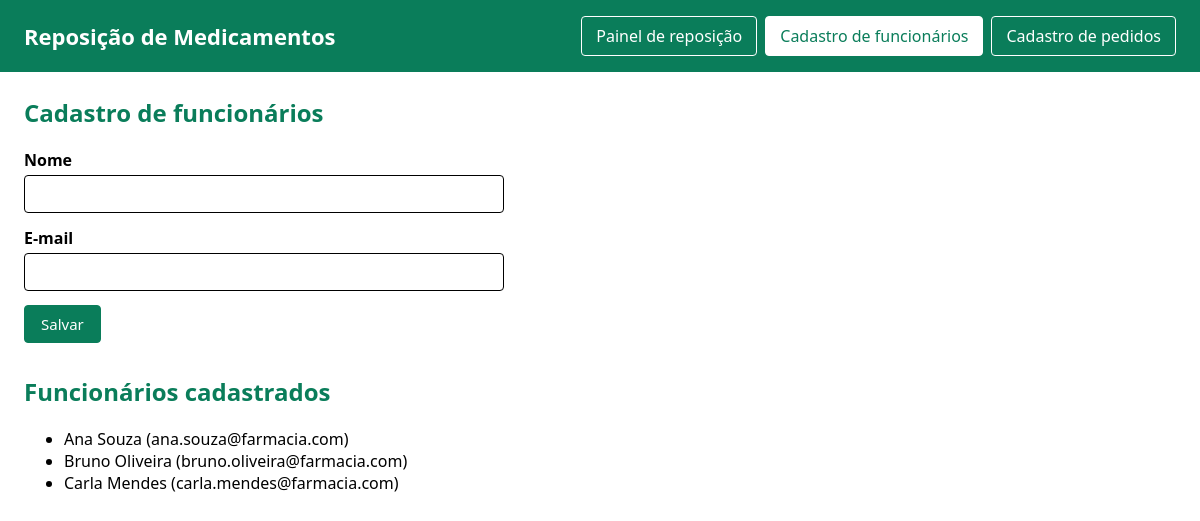
The app's page /code/funcionarios.php with its own data.
### tables this page shows
CREATE TABLE funcionario (
    id_funcionario INT          NOT NULL AUTO_INCREMENT,
    nome           VARCHAR(100) NOT NULL,
    email          VARCHAR(150) NOT NULL,
    CONSTRAINT pk_funcionario PRIMARY KEY (id_funcionario),
    CONSTRAINT uk_funcionario_email UNIQUE (email)
);

### code/includes/exibicao.php (called while the page is built, shortened)
<?php
function escaparHtml($texto)
{
    return htmlspecialchars((string) $texto, ENT_QUOTES, 'UTF-8');
}

### code/includes/funcionario.php (called while the page is built, shortened)
<?php
function listarFuncionariosPorNome(PDO $pdo)
{
    return $pdo->query('SELECT id_funcionario, nome, email FROM funcionario ORDER BY nome')->fetchAll();
}

### code/funcionarios.php (the view, shortened to what this page needs)
<?php
require 'includes/conexao.php';
require 'includes/exibicao.php';
require 'includes/funcionario.php';
$nome = '';
$email = '';
$funcionarios = listarFuncionariosPorNome($pdo);
require 'includes/cabecalho.php';
?>
<h2>Cadastro de funcionários</h2>
<form method="post" class="formulario">
    <label>
        Nome
        <input type="text" name="nome" maxlength="100" required value="<?= escaparHtml($nome) ?>">
    </label>
    <label>
        E-mail
        <input type="email" name="email" maxlength="150" required value="<?= escaparHtml($email) ?>">
    </label>
    <div>
        <button type="submit" class="botao">Salvar</button>
    </div>
</form>
<h2 style="margin-top: 32px;">Funcionários cadastrados</h2>
<?php if ($funcionarios): ?>
    <ul>
        <?php foreach ($funcionarios as $funcionario): ?>
            <li><?= escaparHtml($funcionario['nome']) ?> (<?= escaparHtml($funcionario['email']) ?>)</li>
        <?php endforeach; ?>
    </ul>
<?php else: ?>
    <p class="vazio">Nenhum funcionário cadastrado.</p>
<?php endif; ?>
<?php require 'includes/rodape.php'; ?>

### code/css/estilo.css (style rules this page uses)
:root { --branco: #FFFFFF; --verde: #0A7D5A; --preto: #000000; }
* { box-sizing: border-box; }
body { margin: 0; font-family: 'Segoe UI', sans-serif; background: var(--branco); color: var(--preto); }
h2 { color: var(--verde); margin-top: 0; }
.formulario { max-width: 480px; display: flex; flex-direction: column; gap: 14px; }
.formulario label { display: flex; flex-direction: column; gap: 4px; font-weight: 600; }
.formulario input, .formulario select { font-family: inherit; font-size: 15px; padding: 8px 10px; border: 1px solid var(--preto); border-radius: 4px; background: var(--branco); color: var(--preto); }
.botao { font-family: inherit; font-size: 15px; padding: 8px 16px; border: 1px solid var(--verde); border-radius: 4px; background: var(--verde); color: var(--branco); cursor: pointer; text-decoration: none; display: inline-block; }

### records on screen
funcionario: nome "Ana Souza", email "ana.souza@farmacia.com"
funcionario: nome "Bruno Oliveira", email "bruno.oliveira@farmacia.com"
funcionario: nome "Carla Mendes", email "carla.mendes@farmacia.com"
